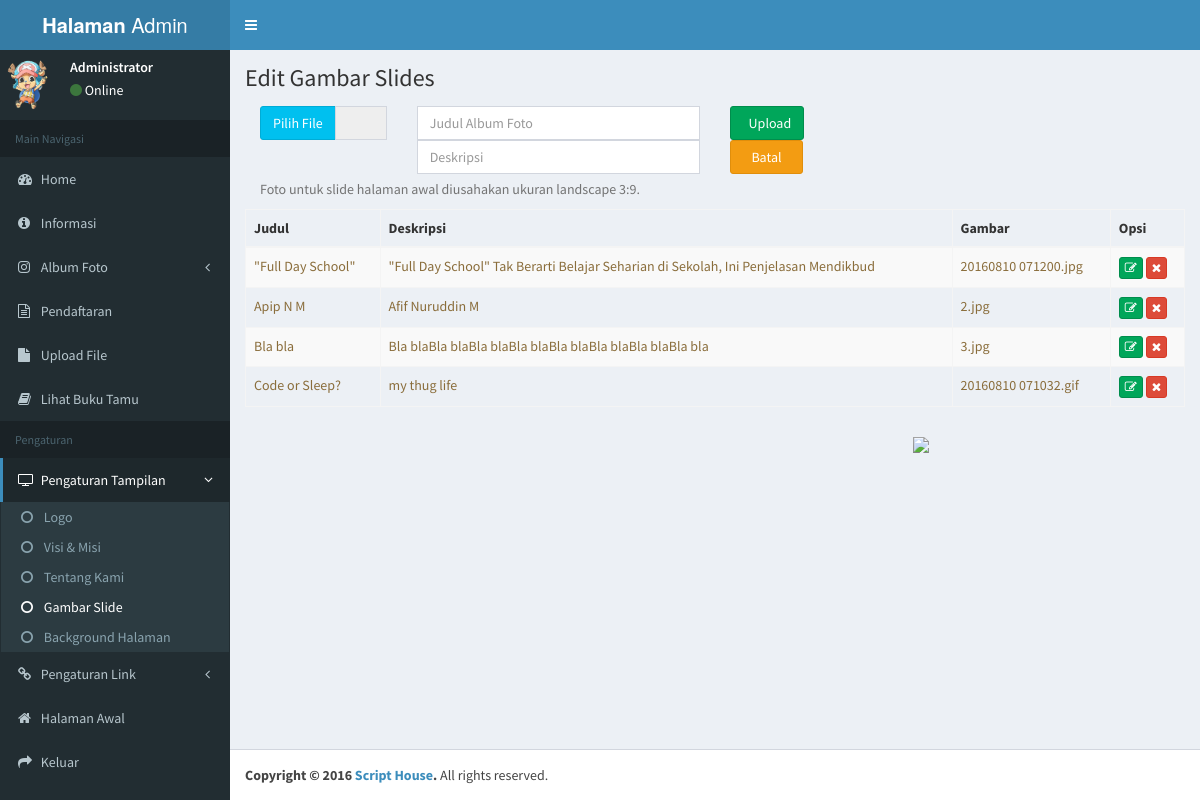
The page /adminpanel/editslide.php (signed in) on the database its author committed.
### tables this page shows
CREATE TABLE `slides` (
  `judul` varchar(25) DEFAULT NULL,
  `desk` text,
  `gambar` varchar(30) DEFAULT NULL
);

### adminpanel/editslide.php (the view, shortened to what this page needs)
<?php
include "cek.php";
?>
<!DOCTYPE html>
<html>
<head>
<?php
include "css.php";
?>
</head>
<body class="hold-transition skin-blue sidebar-mini">
<div class="wrapper">
<?php
include "sidebar.php";
?>
 <div class="content-wrapper">
    <section class="content-header">
      <h1>
        Edit Gambar Slides
      </h1>
    </section>
    <section class="content">
		<?php if (isset($_GET['edit'])) {
			$edit = $_GET['edit'];
			$sqledit = "select*from slides WHERE gambar = '$edit'";
			$hasiledit = mysqli_query($conn, $sqledit);
			$dataedit = mysqli_fetch_assoc($hasiledit);
		?>
			<form action="" method="POST" enctype="multipart/form-data">
			<div class="col-md-3">
				<div class="input-group">
					<label class="input-group-btn">
						<span class="btn btn-info">
							Pilih File <input type="file" name="foto" style="display: none;" multiple="multiple">
						</span>
					</label>
					<input type="text" value="<?php echo $dataedit['gambar'] ?>" class="form-control" readonly>
				</div>
			</div>
			<div class="col-md-4">
				<div class="input-group">
					<input type="text" class="form-control" name="judul" value="<?php echo $dataedit['judul'] ?>" required >
					<input type="text" class="form-control" name="desk" value="<?php echo $dataedit['desk'] ?>" required >
					<input type="hidden" name="gambar" class="form-control" value="<?php echo $dataedit['gambar'] ?>" required >
				</div>
			</div>
			<div class="col-md-1">
				<div class="input-group">
			    <button type="submit" name="submit_edit" class="btn btn-success"> Simpan</button>
				<a href="editslide.php"  class='btn btn-warning btn-md' >&nbsp Batal &nbsp </a>
				</div>
			</div>
            <div class="col-lg-12">
				<span class="help-block">
					Foto untuk slide halaman awal diusahakan ukuran landscape 3:9.
				</span>
			</div>
			</form>
		<?php } else { ?>
			<form action="" method="POST" enctype="multipart/form-data">
			<div class="col-md-2">
				<div class="input-group">
					<label class="input-group-btn">
						<span class="btn btn-info">
							Pilih File <input type="file" name="foto" style="display: none;" multiple="multiple">
						</span>
					</label>
					<input type="text" class="form-control" readonly>
				</div>
			</div>
			<div class="col-md-4">
				<div class="input-group">
					<input type="text" class="form-control" name="judul" placeholder="Judul Album Foto" required >
					<input type="text" class="form-control" name="desk" placeholder="Deskripsi" required >
				</div>
			</div>
			<div class="col-md-1">
				<div class="input-group">
			    <button type="submit" name="submit" class="btn btn-success"> &nbsp Upload</button>
				<button type="reset" name="reset" class="btn btn-warning">&nbsp&nbsp Batal &nbsp&nbsp</button>
				</div>
			</div>
            <div class="col-lg-12">
				<span class="help-block">
					Foto untuk slide halaman awal diusahakan ukuran landscape 3:9.
				</span>
			</div>
			</form>
	<?php } ?>
	<?php
		$query = "select*from slides order by judul ASC";
		$hasil = mysqli_query($conn, $query);
		echo "<table class='table table-bordered table-striped table-hover'>";
		echo "<thead><tr class='text-error'>
		<th>Judul</th>
		<th>Deskripsi</th>
		<th>Gambar</th>
		<th>Opsi</th></tr>
		</tr></thead> <tbody>";
		while ($data = mysqli_fetch_assoc($hasil)) {
			echo "<tr class='text-warning'>
			<td>".$data['judul']."</a></td>
			<td>".$data['desk']."</td>
			<td>".$data['gambar']."</td>
			<td>
			<a class='btn btn-success btn-xs' href='editslide.php?edit=".$data['gambar']."'><i class='fa fa-edit'></i></a>
			<a class='btn btn-danger btn-xs' href='editslide.php?hapus=".$data['gambar']."'><i class='fa fa-remove'></i></a>
			</td></tr>";
		}
		echo " </tbody></table>";
	?>
			    <img class="img-responsive pad pull-right" src="../img/slides/<?php echo $dataedit['gambar'] ?>" style="width: 30%;">
    </section>
  </div>
  <footer class="main-footer">
    <strong>Copyright &copy; 2016 <a href="http://scripthouse.co.id">Script House</a>.</strong> All rights
    reserved.
  </footer>
</div>
</body>
</html>

### rows shown on the page
slides: judul "\"Full Day School\"", desk "\"Full Day School\" Tak Berarti Belajar Seharian di Sekolah, Ini Penjelasan Mendikbud", gambar "20160810 071200.jpg"
slides: judul "Apip N M", desk "Afif Nuruddin M", gambar "2.jpg"
slides: judul "Bla bla", desk "Bla blaBla blaBla blaBla blaBla blaBla blaBla blaBla bla", gambar "3.jpg"
slides: judul "Code or Sleep?", desk "my thug life", gambar "20160810 071032.gif"
